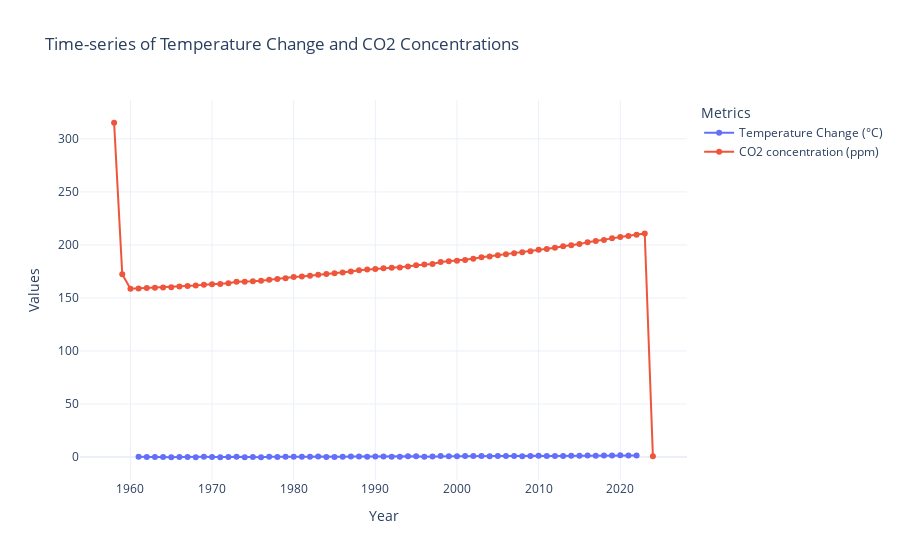

The cell this chart's notebook holds for it:
### Code cell
# extract time-series data for plotting
# temperature: averaging across countries for each year

temperature_years = temperature_data.filter(regex='^F').mean(axis=0)
temperature_years.index = temperature_years.index.str.replace('F', '').astype(int)

# CO2: parsing year and averaging monthly data
co2_data['Year'] = co2_data['Date'].str[:4].astype(int)
co2_yearly = co2_data.groupby('Year')['Value'].mean()

# plot for levels
fig = go.Figure()
fig.add_trace(go.Scatter(
    x=temperature_years.index, y=temperature_years.values,
    mode='lines+markers', name='Temperature Change (°C)'
))
fig.add_trace(go.Scatter(
    x=co2_yearly.index, y=co2_yearly.values,
    mode='lines+markers', name='CO2 concentration (ppm)'
))
fig.update_layout(
    title="Time-series of Temperature Change and CO2 Concentrations",
    xaxis_title="Year", 
    yaxis_title="Values",
    template="plotly_white",
    legend_title="Metrics"
)
fig.show()

### Figure 1 — Plotly figure (JSON) as saved in the notebook; plotly's stock layout.template omitted (floating-point values rounded to 4 significant figures)
{"data": [{"mode": "lines+markers", "name": "Temperature Change (°C)", "type": "scatter", "x": [1961, 1962, 1963, 1964, 1965, 1966, 1967, 1968, 1969, 1970, 1971, 1972, 1973, 1974, 1975, 1976, 1977, 1978, 1979, 1980, 1981, 1982, 1983, 1984, 1985, 1986, 1987, 1988, 1989, 1990, 1991, 1992, 1993, 1994, 1995, 1996, 1997, 1998, 1999, 2000, 2001, 2002, 2003, 2004, 2005, 2006, 2007, 2008, 2009, 2010, 2011, 2012, 2013, 2014, 2015, 2016, 2017, 2018, 2019, 2020, 2021, 2022], "y": [0.1631, -0.01348, -0.006043, -0.07006, -0.247, 0.1055, -0.1108, -0.1991, 0.1579, 0.09249, -0.2005, -0.08491, 0.2294, -0.163, -0.02349, -0.2459, 0.1658, 0.06963, 0.2338, 0.2473, 0.1786, 0.1765, 0.3446, 0.08012, 0.07129, 0.1512, 0.405, 0.4901, 0.2562, 0.5553, 0.3682, 0.2365, 0.216, 0.6095, 0.6292, 0.2792, 0.544, 0.9713, 0.7433, 0.6698, 0.8502, 0.925, 0.8442, 0.7778, 0.853, 0.8766, 1.023, 0.8084, 0.9106, 1.099, 0.8214, 0.9022, 0.9312, 1.115, 1.27, 1.44, 1.281, 1.302, 1.443, 1.552, 1.344, 1.382]}, {"mode": "lines+markers", "name": "CO2 concentration (ppm)", "type": "scatter", "x": [1958, 1959, 1960, 1961, 1962, 1963, 1964, 1965, 1966, 1967, 1968, 1969, 1970, 1971, 1972, 1973, 1974, 1975, 1976, 1977, 1978, 1979, 1980, 1981, 1982, 1983, 1984, 1985, 1986, 1987, 1988, 1989, 1990, 1991, 1992, 1993, 1994, 1995, 1996, 1997, 1998, 1999, 2000, 2001, 2002, 2003, 2004, 2005, 2006, 2007, 2008, 2009, 2010, 2011, 2012, 2013, 2014, 2015, 2016, 2017, 2018, 2019, 2020, 2021, 2022, 2023, 2024], "y": [315.2, 172.5, 158.6, 158.9, 159.4, 159.6, 159.9, 160.1, 160.9, 161.2, 161.7, 162.6, 163.0, 163.3, 163.9, 165.2, 165.2, 165.7, 166.1, 167.2, 167.9, 168.6, 169.7, 170.3, 170.9, 171.8, 172.7, 173.4, 174.0, 174.9, 176.2, 176.8, 177.4, 178.0, 178.4, 178.7, 179.7, 180.8, 181.6, 182.1, 183.8, 184.5, 185.0, 185.9, 187.0, 188.3, 189.1, 190.3, 191.3, 192.3, 193.2, 194.1, 195.4, 196.2, 197.3, 198.7, 199.7, 200.8, 202.6, 203.7, 204.6, 206.2, 207.4, 208.5, 209.5, 210.8, 0.68]}], "layout": {"legend": {"title": {"text": "Metrics"}}, "title": {"text": "Time-series of Temperature Change and CO2 Concentrations"}, "xaxis": {"title": {"text": "Year"}}, "yaxis": {"title": {"text": "Values"}}}}
